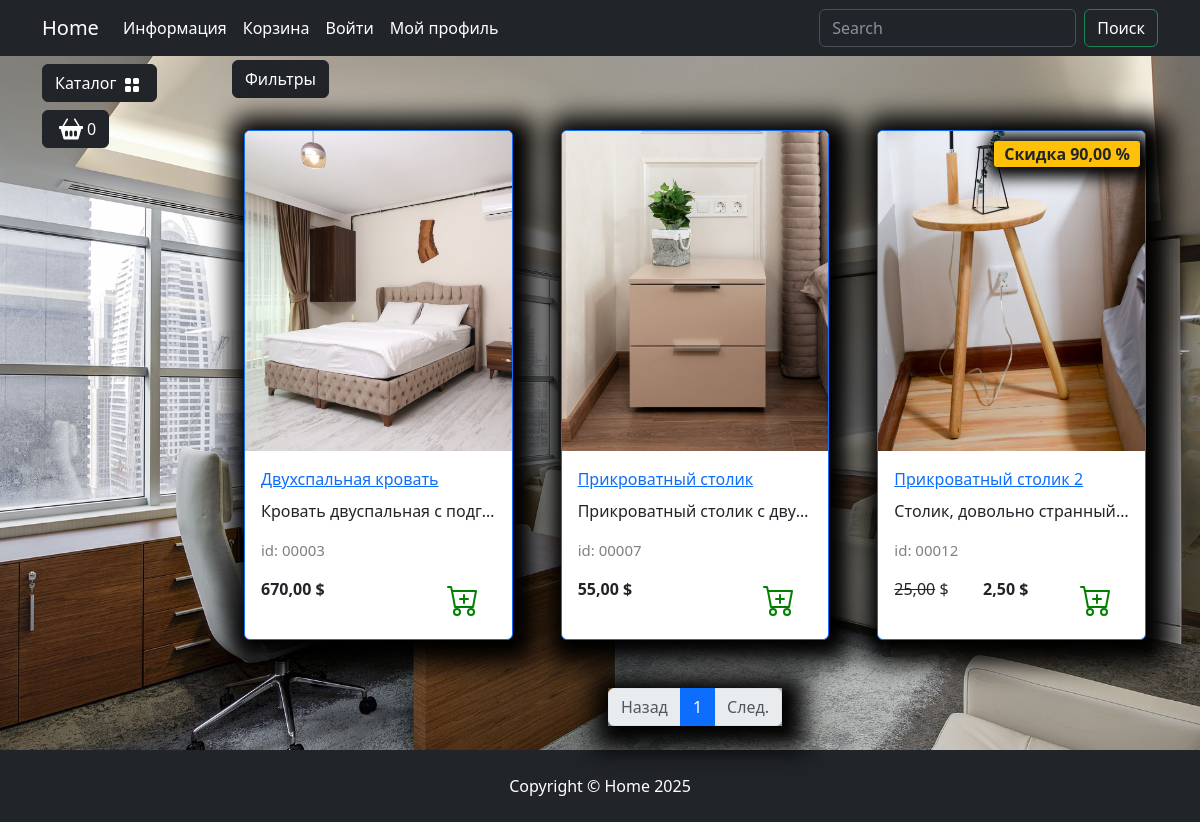
Screenshot of /catalog/spalnya with the database file from the repository.
### goods/models.py (models this page shows, shortened)
class Products(models.Model):
    name = models.CharField(max_length=150, unique=True, verbose_name='Название')
    slug = models.SlugField(max_length=200, unique=True, blank=True, null=True, verbose_name='URL')
    description = models.TextField(blank=True, null=True, verbose_name='Описание')
    image = models.ImageField(upload_to='goods_images', blank=True, null=True, verbose_name='Изображение')
    price = models.DecimalField(default=0.00, max_digits=7, decimal_places=2, verbose_name='Цена')
    discount = models.DecimalField(default=0.00, max_digits=4, decimal_places=2, verbose_name='Скидка в %')
    quantity = models.PositiveIntegerField(default=0, verbose_name='Колличество')
    category = models.ForeignKey(to=Categories, on_delete=models.CASCADE, verbose_name='Категория')
    class Meta:
        db_table = 'product'
        verbose_name = 'Продукт'
        verbose_name_plural = 'Продукты'
        ordering = ('id',)
    def display_id(self):
        return f'{self.id:05}'
    def sell_price(self):
        if self.discount:
            return round(self.price-self.price*self.discount/100, 2)
        return self.price

### goods/views.py (the view)
# urls.py: path('catalog/', include('goods.urls', namespace='catalog')),
def catalog(request, category_slug, page=1):
    if category_slug == 'all':
        goods = Products.objects.all()
    else:
        goods = get_list_or_404(Products.objects.filter(category__slug=category_slug))
    paginator = Paginator(goods, 3)
    current_page = paginator.page(page)
    context = {
        "title": "Home - Каталог",
        "goods": current_page,
        "slug_url": category_slug,
    }
    return render(request, "goods/catalog.html", context)

### goods/templatetags/goods_tags.py (called while the page is built)
@register.simple_tag()
def tag_categories():
    return Categories.objects.all()

### goods/templates/goods/catalog.html (shortened to what this page needs)
{% extends "main/base.html" %}
{% load static %}
{% block content %}
<div class="row">
    <div class="dropdown mb-2">
        <button class="btn btn-secondary dropdown-toggle btn-dark" type="button" data-bs-toggle="dropdown"
            aria-expanded="false">
            Фильтры
        </button>
    </div>
    {% for product in goods %}
        <div class="col-lg-4 col-md-6 p-4">
            <div class="card border-primary rounded custom-shadow">
                {% if product.image %}
                    <img src="{{ product.image.url }}" class="card-img-top" alt="{{ product.name }}">
                {% else %}
                    <img src="{% static "deps/images/Not found image.png" %}" class="card-img-top" alt="...">
                {% endif %}
                <div class="card-body">
                    <a href="{% url "catalog:product" product.slug %}">
                        <p class="card-title">{{ product.name }}</p>
                    </a>
                    <p class="card-text text-truncate">{{ product.description }}</p>
                    <p class="product_id">id: {{ product.display_id }}</p>
                    <div class="d-flex justify-content-between">
                        {% if product.discount %}
                            <p><s>{{product.price}}</s> $</p>
                            <p><strong>{{ product.sell_price }} $</strong></p>
                            <span class="badge bg-warning text-dark">Скидка {{ product.discount }} %</span>
                        {% else %}
                            <p><strong>{{ product.price }} $</strong></p>
                        {% endif %}
                        <a href="#" class="btn add-to-cart">
                            <img class="mx-1" src="{% static "deps/icons/cart-plus.svg" %}" alt="Catalog Icon"
                                width="32" height="32">
                        </a>
                    </div>
                </div>
            </div>
        </div>
    {% endfor %}
</div>
<nav aria-label="Page navigation example">
    <ul class="pagination justify-content-center my-4">
        <div class="custom-shadow d-flex">
            <li class="page-item {% if not goods.has_previous %}disabled{% endif %}">
                <a class="page-link" href="{% if goods.has_previous %}
                {% url "catalog:index" slug_url goods.previous_page_number %}
                {% else %}
                    #
                {% endif %}">
                    Назад
                </a>
            </li>
            {% for page in goods.paginator.page_range %}
                {% if page >= goods.number|add:-2 and page <= goods.number|add:2 %}
                    <li class="page-item">
                        <a class="page-link {% if goods.number == page %} active {% endif %}" href="{% url "catalog:index" slug_url page %}">{{ page }}</a>
                    </li>
                {% endif %}
            {% endfor %}
            <li class="page-item {% if not goods.has_next %}disabled{% endif %}">
                <a class="page-link" href="{% if goods.has_next %}
                {% url "catalog:index" slug_url goods.next_page_number %}
                {% else %}
                    #
                {% endif %}">
                    След.
                </a>
            </li>
        </div>
    </ul>
</nav>
{% endblock content %}
{% block footer %}
<footer class="py-4 bg-dark">
    <div class="container">
        <p class="m-0 text-center text-white">Copyright &copy; Home 2025</p>
    </div>
</footer>
{% endblock footer %}

### static/deps/css/my_css.css (style rules this page uses)
body { background-image: url("../images/bg-image.jpg"); background-repeat: no-repeat; background-attachment: fixed; background-position: center center; background-size: cover; height: 100%; }
.dropdown-toggle::after { content: none; }
.custom-shadow { box-shadow: 5px 5px 25px 19px #000000; }
.product_id { color: gray; font-size: 15px; }
.badge.bg-warning.text-dark { position: absolute; top: 10px; right: 5px; z-index: 1; padding: 5px 10px; border-radius: 3px; font-size: 1rem; box-shadow: 2px 2px 15px 9px #000000; }

### rows the page displays
Products: image (picture), name "Двухспальная кровать", description "Кровать двуспальная с подг…", display_id "00003", price "670,00"
Products: image (picture), name "Прикроватный столик", description "Прикроватный столик с дву…", display_id "00007", price "55,00"
Products: image (picture), name "Прикроватный столик 2", description "Столик, довольно странный…", display_id "00012", price "25,00", sell_price "2,50", discount "90,00"

### other values shown
{{ page }} "1"
